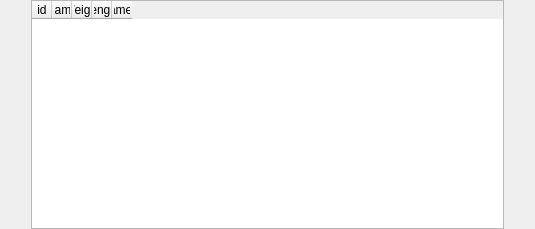
<?xml version="1.0" encoding="UTF-8"?>
<ui version="4.0">
 <class>catalogBulletList</class>
 <widget class="QWidget" name="catalogBulletList">
  <property name="geometry">
   <rect>
    <x>0</x>
    <y>0</y>
    <width>535</width>
    <height>229</height>
   </rect>
  </property>
  <property name="windowTitle">
   <string>Form</string>
  </property>
  <layout class="QGridLayout" name="gridLayout">
   <property name="leftMargin">
    <number>0</number>
   </property>
   <property name="topMargin">
    <number>0</number>
   </property>
   <property name="rightMargin">
    <number>0</number>
   </property>
   <property name="bottomMargin">
    <number>0</number>
   </property>
   <property name="spacing">
    <number>0</number>
   </property>
   <item row="0" column="0">
    <widget class="QTableWidget" name="tableWidget">
     <property name="maximumSize">
      <size>
       <width>473</width>
       <height>16777215</height>
      </size>
     </property>
     <property name="editTriggers">
      <set>QAbstractItemView::NoEditTriggers</set>
     </property>
     <property name="selectionMode">
      <enum>QAbstractItemView::SingleSelection</enum>
     </property>
     <property name="selectionBehavior">
      <enum>QAbstractItemView::SelectRows</enum>
     </property>
     <property name="sortingEnabled">
      <bool>true</bool>
     </property>
     <attribute name="horizontalHeaderCascadingSectionResizes">
      <bool>false</bool>
     </attribute>
     <attribute name="horizontalHeaderDefaultSectionSize">
      <number>20</number>
     </attribute>
     <attribute name="horizontalHeaderHighlightSections">
      <bool>true</bool>
     </attribute>
     <attribute name="horizontalHeaderMinimumSectionSize">
      <number>20</number>
     </attribute>
     <attribute name="horizontalHeaderShowSortIndicator" stdset="0">
      <bool>true</bool>
     </attribute>
     <attribute name="verticalHeaderDefaultSectionSize">
      <number>30</number>
     </attribute>
     <attribute name="verticalHeaderMinimumSectionSize">
      <number>30</number>
     </attribute>
     <column>
      <property name="text">
       <string>id</string>
      </property>
     </column>
     <column>
      <property name="text">
       <string>Name</string>
      </property>
     </column>
     <column>
      <property name="text">
       <string>Weight</string>
      </property>
     </column>
     <column>
      <property name="text">
       <string>Lenght</string>
      </property>
     </column>
     <column>
      <property name="text">
       <string>Diameter</string>
      </property>
     </column>
    </widget>
   </item>
  </layout>
 </widget>
 <resources/>
 <connections/>
</ui>
